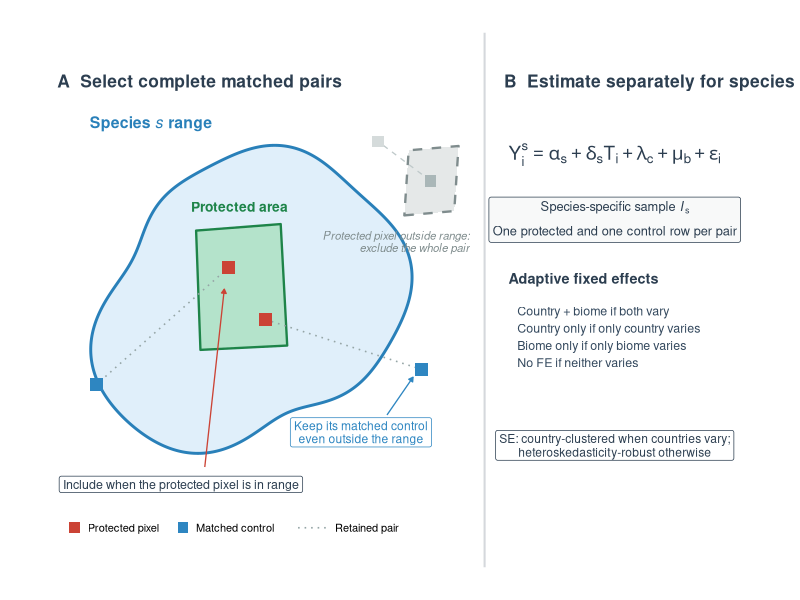

Write the R code that produced this figure.
##################################################
### pathreat.analysis.byspecies.method.fig.R #####
### Schematic: species-range FE estimation #######
##################################################
#
# Shows the canonical species estimator: range membership is evaluated at the
# protected pixel, the matched control is retained regardless of its own range
# membership, and the selected pairs enter a species-specific adaptive-FE
# regression.
#
# Output:
#   pub/figures/fig.byspecies.method.jpg
#

library(ggplot2)

############################
### geometry ###############
############################

range_theta <- seq(0, 2 * pi, length.out = 500)
range_radius <- 3.4 +
  0.45 * sin(2 * range_theta + 0.2) +
  0.24 * cos(3 * range_theta + 0.8) +
  0.10 * sin(6 * range_theta)
species_range <- data.frame(
  x = 4.7 + range_radius * cos(range_theta),
  y = 5.6 + range_radius * sin(range_theta)
)

pa_inside <- data.frame(
  x = c(3.55, 5.55, 5.40, 3.45),
  y = c(4.45, 4.55, 7.35, 7.20)
)
pa_outside <- data.frame(
  x = c(8.25, 9.40, 9.50, 8.35),
  y = c(7.55, 7.65, 9.15, 9.05)
)

included_pairs <- data.frame(
  pair = c("Pair 1", "Pair 2"),
  treat_x = c(4.20, 5.05),
  treat_y = c(6.35, 5.15),
  control_x = c(1.15, 8.65),
  control_y = c(3.65, 4.00)
)
excluded_pair <- data.frame(
  treat_x = 8.85,
  treat_y = 8.35,
  control_x = 7.65,
  control_y = 9.25
)

############################
### figure #################
############################

p <- ggplot() +
  geom_polygon(
    data = species_range,
    aes(x, y),
    fill = "#D6EAF8",
    color = "#2980B9",
    linewidth = 1.0,
    alpha = 0.75
  ) +
  geom_polygon(
    data = pa_inside,
    aes(x, y),
    fill = "#A9DFBF",
    color = "#1E8449",
    linewidth = 0.8,
    alpha = 0.80
  ) +
  geom_polygon(
    data = pa_outside,
    aes(x, y),
    fill = "#E5E8E8",
    color = "#7F8C8D",
    linewidth = 0.8,
    linetype = "dashed"
  ) +
  geom_segment(
    data = included_pairs,
    aes(x = treat_x, y = treat_y, xend = control_x, yend = control_y),
    color = "#95A5A6",
    linewidth = 0.55,
    linetype = "dotted"
  ) +
  geom_segment(
    data = excluded_pair,
    aes(x = treat_x, y = treat_y, xend = control_x, yend = control_y),
    color = "#BFC9CA",
    linewidth = 0.45,
    linetype = "dashed"
  ) +
  geom_point(
    data = included_pairs,
    aes(treat_x, treat_y),
    color = "#CB4335",
    shape = 15,
    size = 4.0
  ) +
  geom_point(
    data = included_pairs,
    aes(control_x, control_y),
    color = "#2E86C1",
    shape = 15,
    size = 4.0
  ) +
  geom_point(
    data = excluded_pair,
    aes(treat_x, treat_y),
    color = "#AAB7B8",
    shape = 15,
    size = 3.6
  ) +
  geom_point(
    data = excluded_pair,
    aes(control_x, control_y),
    color = "#D5DBDB",
    shape = 15,
    size = 3.6
  ) +
  geom_vline(xintercept = 10.1, color = "#D5D8DC", linewidth = 0.7) +
  annotate(
    "text",
    x = 0.25,
    y = 10.65,
    label = "A  Select complete matched pairs",
    hjust = 0,
    fontface = "bold",
    size = 4.4,
    color = "#2C3E50"
  ) +
  annotate(
    "text",
    x = 1.0,
    y = 9.65,
    label = expression(bold("Species ") * italic(s) * bold(" range")),
    hjust = 0,
    size = 4.0,
    color = "#2980B9"
  ) +
  annotate(
    "text",
    x = 4.45,
    y = 7.75,
    label = "Protected area",
    fontface = "bold",
    size = 3.5,
    color = "#1E8449"
  ) +
  annotate(
    "label",
    x = 3.1,
    y = 1.35,
    label = "Include when the protected pixel is in range",
    size = 3.15,
    color = "#2C3E50",
    fill = "white",
    linewidth = 0.25
  ) +
  annotate(
    "segment",
    x = 3.65,
    xend = 4.1,
    y = 1.75,
    yend = 5.85,
    color = "#CB4335",
    linewidth = 0.45,
    arrow = arrow(length = grid::unit(0.12, "cm"), type = "closed")
  ) +
  annotate(
    "label",
    x = 7.25,
    y = 2.55,
    label = "Keep its matched control\neven outside the range",
    size = 3.05,
    color = "#2E86C1",
    fill = "white",
    linewidth = 0.25,
    lineheight = 0.9
  ) +
  annotate(
    "segment",
    x = 7.85,
    xend = 8.45,
    y = 2.95,
    yend = 3.82,
    color = "#2E86C1",
    linewidth = 0.45,
    arrow = arrow(length = grid::unit(0.12, "cm"), type = "closed")
  ) +
  annotate(
    "text",
    x = 9.75,
    y = 6.95,
    label = "Protected pixel outside range:\nexclude the whole pair",
    hjust = 1,
    color = "#7F8C8D",
    fontface = "italic",
    size = 2.85,
    lineheight = 0.9
  ) +
  annotate(
    "text",
    x = 10.55,
    y = 10.65,
    label = "B  Estimate separately for species s",
    hjust = 0,
    fontface = "bold",
    size = 4.4,
    color = "#2C3E50"
  ) +
  annotate(
    "text",
    x = 13.1,
    y = 8.95,
    label = expression(
      Y[i]^s == alpha[s] + delta[s] * T[i] + lambda[c] + mu[b] + epsilon[i]
    ),
    size = 4.8,
    color = "#2C3E50"
  ) +
  annotate(
    "label",
    x = 13.1,
    y = 7.45,
    label = expression(atop(
      "Species-specific sample " * italic(I)[s],
      "One protected and one control row per pair"
    )),
    size = 3.25,
    color = "#2C3E50",
    fill = "#F8F9F9",
    linewidth = 0.25,
    lineheight = 0.95
  ) +
  annotate(
    "text",
    x = 10.65,
    y = 6.10,
    label = "Adaptive fixed effects",
    hjust = 0,
    fontface = "bold",
    size = 3.65,
    color = "#2C3E50"
  ) +
  annotate(
    "text",
    x = 10.85,
    y = 4.75,
    label = paste(
      "Country + biome if both vary",
      "Country only if only country varies",
      "Biome only if only biome varies",
      "No FE if neither varies",
      sep = "\n"
    ),
    hjust = 0,
    vjust = 0.5,
    size = 3.15,
    color = "#34495E",
    lineheight = 1.15
  ) +
  annotate(
    "label",
    x = 13.1,
    y = 2.25,
    label = "SE: country-clustered when countries vary;\nheteroskedasticity-robust otherwise",
    size = 3.05,
    color = "#2C3E50",
    fill = "white",
    linewidth = 0.25,
    lineheight = 0.95
  ) +
  annotate("point", x = 0.65, y = 0.35, color = "#CB4335", shape = 15, size = 3.3) +
  annotate("text", x = 0.95, y = 0.35, label = "Protected pixel", hjust = 0, size = 2.8) +
  annotate("point", x = 3.15, y = 0.35, color = "#2E86C1", shape = 15, size = 3.3) +
  annotate("text", x = 3.45, y = 0.35, label = "Matched control", hjust = 0, size = 2.8) +
  annotate("segment", x = 5.80, xend = 6.45, y = 0.35, yend = 0.35,
           color = "#95A5A6", linetype = "dotted", linewidth = 0.55) +
  annotate("text", x = 6.65, y = 0.35, label = "Retained pair", hjust = 0, size = 2.8) +
  coord_fixed(xlim = c(0, 16.3), ylim = c(0, 11.2), clip = "off") +
  theme_void() +
  theme(
    plot.margin = margin(8, 8, 8, 8),
    plot.background = element_rect(fill = "white", color = NA)
  )

############################
### save ###################
############################

ggsave(
  "pub/figures/fig.byspecies.method.jpg",
  p,
  width = 8.5,
  height = 7,
  dpi = 300,
  bg = "white"
)
cat("Saved: pub/figures/fig.byspecies.method.jpg\n")
